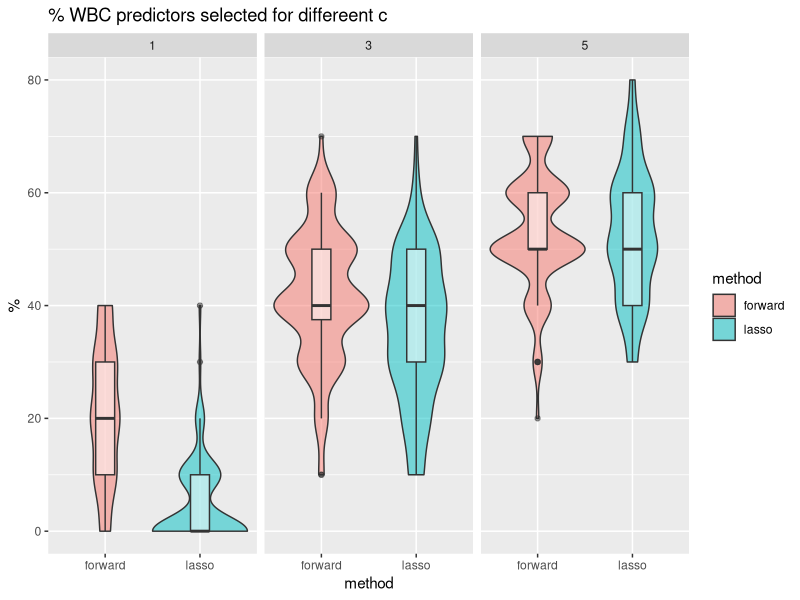
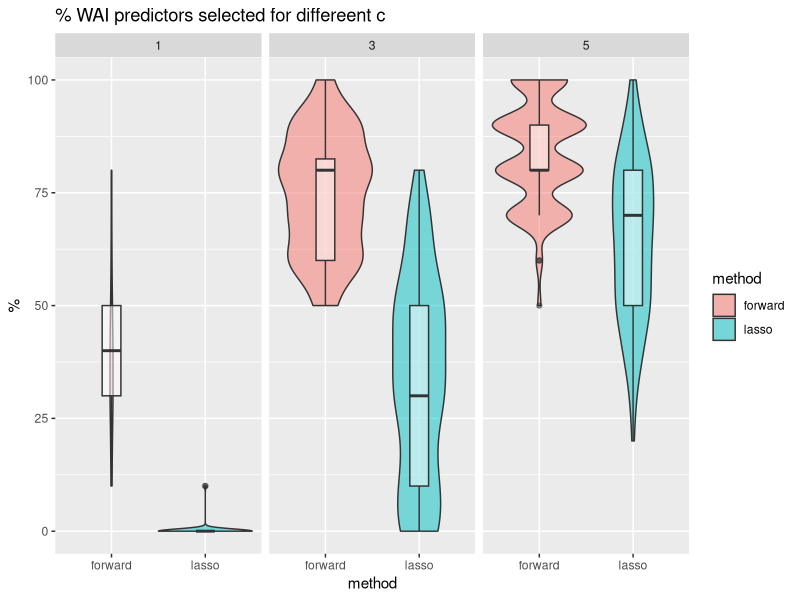

Here is the R script that generated these plots, in order:
## ---- chunk 1
knitr::opts_chunk$set(echo = TRUE)
library(MASS)
library(glmnet)
library(tidyverse)
library(ggplot2)
## ---- chunk 2
lasso_c_simdata <- read_csv("varying_c_lasso.csv") %>%
  select(-1) %>%
  mutate(c.val = factor(c.val)) %>%
  pivot_longer(cols = c(pct_strong_vec, 
                        pct_wai_vec, 
                        pct_wbc_vec, 
                        type1_error_vec, 
                        power_vec),
                           names_to = "metric") %>% 
  #group_by(cor_val, metric) %>% 
  #summarize(mean_pct = mean(value))
  mutate(method = "lasso")

forward_c_simdata <- read.csv("varying_c_forward.csv")%>% 
  select(-1) %>% 
  mutate(c.val = factor(c.val)) %>% 
  pivot_longer(cols = c(pct_strong_vec, 
                        pct_wai_vec, 
                        pct_wbc_vec, 
                        type1_error_vec, 
                        power_vec),
                           names_to = "metric") %>% 
  mutate(method = "forward")

combined_c_simdata <- rbind(forward_c_simdata, lasso_c_simdata)

## ---- chunk 3
# WBC
combined_c_simdata %>% 
  filter(metric == "pct_wbc_vec") %>% 
  ggplot(aes(x = method, y = value)) +
  geom_violin(alpha = 0.5, width = 1, aes(fill = method)) + 
  geom_boxplot(alpha = 0.5, width = 0.2) +
  #geom_jitter(alpha = 0.8, width = 0.2, aes(color = method)) +
  facet_wrap(~c.val, nrow = 1) +
  labs(title = "% WBC predictors selected for differeent c",
       y = "%")
## ---- chunk 4
# WAI
combined_c_simdata %>% 
  filter(metric == "pct_wai_vec") %>% 
  ggplot(aes(x = method, y = value)) +
  geom_violin(alpha = 0.5, width = 1, aes(fill = method)) + 
  geom_boxplot(alpha = 0.5, width = 0.2) +
  #geom_jitter(alpha = 0.8, width = 0.2, aes(color = method)) +
  facet_wrap(~c.val, nrow = 1) +
  labs(title = "% WAI predictors selected for differeent c",
       y = "%")
